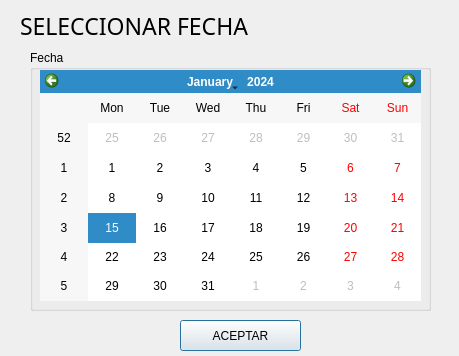
<?xml version="1.0" encoding="UTF-8"?>
<ui version="4.0">
 <class>Dialog</class>
 <widget class="QDialog" name="Dialog">
  <property name="geometry">
   <rect>
    <x>0</x>
    <y>0</y>
    <width>459</width>
    <height>356</height>
   </rect>
  </property>
  <property name="windowTitle">
   <string>Seleccionar Fecha</string>
  </property>
  <widget class="QLabel" name="label">
   <property name="geometry">
    <rect>
     <x>20</x>
     <y>0</y>
     <width>701</width>
     <height>51</height>
    </rect>
   </property>
   <property name="font">
    <font>
     <family>Arial Black</family>
     <pointsize>17</pointsize>
    </font>
   </property>
   <property name="text">
    <string>SELECCIONAR FECHA</string>
   </property>
  </widget>
  <widget class="QGroupBox" name="groupBox_2">
   <property name="geometry">
    <rect>
     <x>30</x>
     <y>50</y>
     <width>401</width>
     <height>261</height>
    </rect>
   </property>
   <property name="title">
    <string>Fecha</string>
   </property>
   <widget class="QCalendarWidget" name="fecha_calendario">
    <property name="geometry">
     <rect>
      <x>10</x>
      <y>20</y>
      <width>381</width>
      <height>231</height>
     </rect>
    </property>
   </widget>
  </widget>
  <widget class="QPushButton" name="btn_aceptar_fecha">
   <property name="geometry">
    <rect>
     <x>180</x>
     <y>320</y>
     <width>121</width>
     <height>31</height>
    </rect>
   </property>
   <property name="text">
    <string>ACEPTAR</string>
   </property>
  </widget>
 </widget>
 <resources/>
 <connections/>
</ui>
